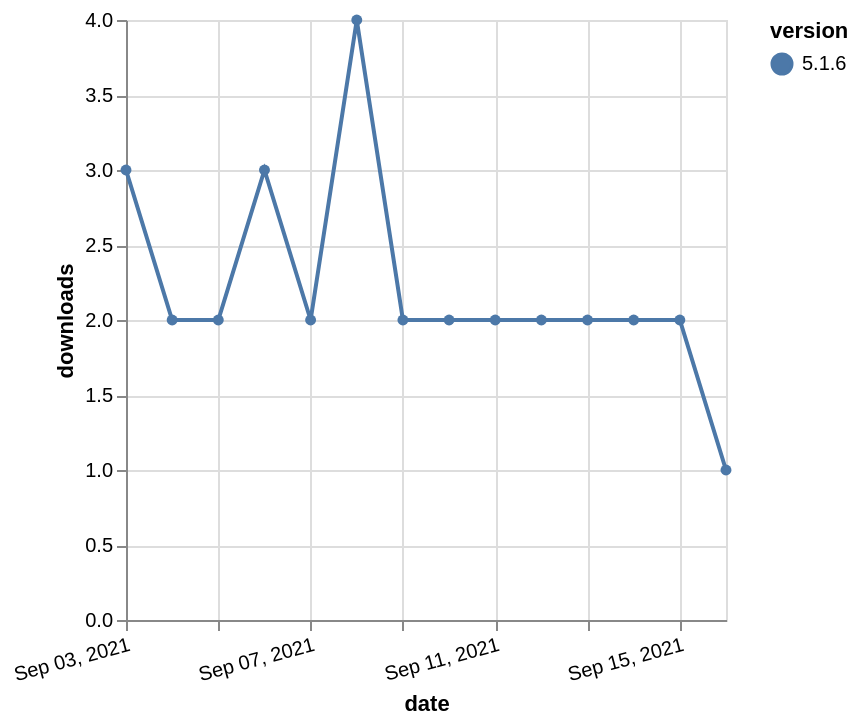

Write a Vega-Lite specification for this figure.
### Vega-Lite specification from a JSON file in a GitHub repository (floating-point values rounded to 4 significant figures)
{"$schema": "https://vega.github.io/schema/vega-lite/v5.json", "description": "A simple bar chart with embedded data.", "data": {"values": [{"date": "2021-09-03", "total": 3051, "delta": 3, "version": "5.1.6"}, {"date": "2021-09-04", "total": 3053, "delta": 2, "version": "5.1.6"}, {"date": "2021-09-05", "total": 3055, "delta": 2, "version": "5.1.6"}, {"date": "2021-09-06", "total": 3058, "delta": 3, "version": "5.1.6"}, {"date": "2021-09-07", "total": 3060, "delta": 2, "version": "5.1.6"}, {"date": "2021-09-08", "total": 3064, "delta": 4, "version": "5.1.6"}, {"date": "2021-09-09", "total": 3066, "delta": 2, "version": "5.1.6"}, {"date": "2021-09-10", "total": 3068, "delta": 2, "version": "5.1.6"}, {"date": "2021-09-11", "total": 3070, "delta": 2, "version": "5.1.6"}, {"date": "2021-09-12", "total": 3072, "delta": 2, "version": "5.1.6"}, {"date": "2021-09-13", "total": 3074, "delta": 2, "version": "5.1.6"}, {"date": "2021-09-14", "total": 3076, "delta": 2, "version": "5.1.6"}, {"date": "2021-09-15", "total": 3078, "delta": 2, "version": "5.1.6"}, {"date": "2021-09-16", "total": 3079, "delta": 1, "version": "5.1.6"}]}, "width": "container", "mark": {"type": "line", "point": {"filled": true}}, "encoding": {"x": {"field": "date", "type": "temporal", "timeUnit": "yearmonthdate", "title": "date", "axis": {"labelAngle": -15}}, "y": {"field": "delta", "type": "quantitative", "title": "downloads"}, "color": {"field": "version", "type": "nominal"}, "tooltip": {"field": "delta"}}}
